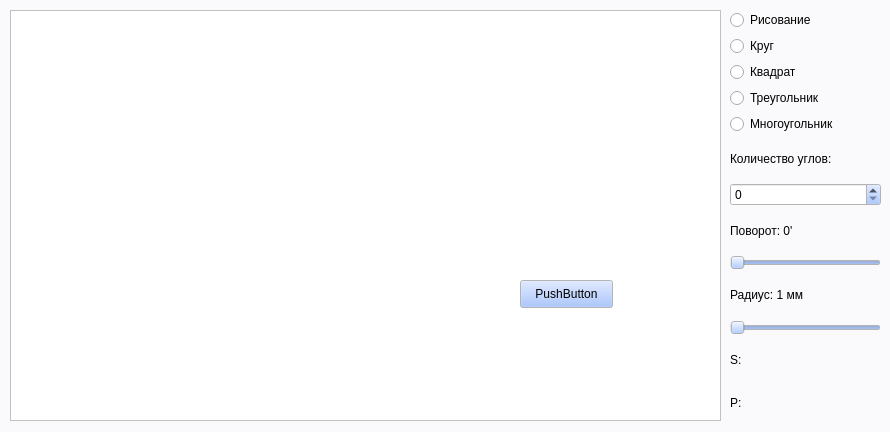
<?xml version="1.0" encoding="UTF-8"?>
<ui version="4.0">
 <class>MainWindow</class>
 <widget class="QMainWindow" name="MainWindow">
  <property name="geometry">
   <rect>
    <x>0</x>
    <y>0</y>
    <width>890</width>
    <height>432</height>
   </rect>
  </property>
  <property name="palette">
   <palette>
    <active>
     <colorrole role="WindowText">
      <brush brushstyle="SolidPattern">
       <color alpha="255">
        <red>0</red>
        <green>0</green>
        <blue>0</blue>
       </color>
      </brush>
     </colorrole>
     <colorrole role="Button">
      <brush brushstyle="SolidPattern">
       <color alpha="255">
        <red>147</red>
        <green>183</green>
        <blue>255</blue>
       </color>
      </brush>
     </colorrole>
     <colorrole role="Light">
      <brush brushstyle="SolidPattern">
       <color alpha="255">
        <red>255</red>
        <green>255</green>
        <blue>255</blue>
       </color>
      </brush>
     </colorrole>
     <colorrole role="Midlight">
      <brush brushstyle="SolidPattern">
       <color alpha="255">
        <red>201</red>
        <green>219</green>
        <blue>255</blue>
       </color>
      </brush>
     </colorrole>
     <colorrole role="Dark">
      <brush brushstyle="SolidPattern">
       <color alpha="255">
        <red>73</red>
        <green>91</green>
        <blue>127</blue>
       </color>
      </brush>
     </colorrole>
     <colorrole role="Mid">
      <brush brushstyle="SolidPattern">
       <color alpha="255">
        <red>98</red>
        <green>122</green>
        <blue>170</blue>
       </color>
      </brush>
     </colorrole>
     <colorrole role="Text">
      <brush brushstyle="SolidPattern">
       <color alpha="255">
        <red>0</red>
        <green>0</green>
        <blue>0</blue>
       </color>
      </brush>
     </colorrole>
     <colorrole role="BrightText">
      <brush brushstyle="SolidPattern">
       <color alpha="255">
        <red>255</red>
        <green>255</green>
        <blue>255</blue>
       </color>
      </brush>
     </colorrole>
     <colorrole role="ButtonText">
      <brush brushstyle="SolidPattern">
       <color alpha="255">
        <red>0</red>
        <green>0</green>
        <blue>0</blue>
       </color>
      </brush>
     </colorrole>
     <colorrole role="Base">
      <brush brushstyle="SolidPattern">
       <color alpha="255">
        <red>255</red>
        <green>255</green>
        <blue>255</blue>
       </color>
      </brush>
     </colorrole>
     <colorrole role="Window">
      <brush brushstyle="SolidPattern">
       <color alpha="255">
        <red>250</red>
        <green>250</green>
        <blue>252</blue>
       </color>
      </brush>
     </colorrole>
     <colorrole role="Shadow">
      <brush brushstyle="SolidPattern">
       <color alpha="255">
        <red>0</red>
        <green>0</green>
        <blue>0</blue>
       </color>
      </brush>
     </colorrole>
     <colorrole role="AlternateBase">
      <brush brushstyle="SolidPattern">
       <color alpha="255">
        <red>201</red>
        <green>219</green>
        <blue>255</blue>
       </color>
      </brush>
     </colorrole>
     <colorrole role="ToolTipBase">
      <brush brushstyle="SolidPattern">
       <color alpha="255">
        <red>255</red>
        <green>255</green>
        <blue>220</blue>
       </color>
      </brush>
     </colorrole>
     <colorrole role="ToolTipText">
      <brush brushstyle="SolidPattern">
       <color alpha="255">
        <red>0</red>
        <green>0</green>
        <blue>0</blue>
       </color>
      </brush>
     </colorrole>
     <colorrole role="PlaceholderText">
      <brush brushstyle="SolidPattern">
       <color alpha="128">
        <red>0</red>
        <green>0</green>
        <blue>0</blue>
       </color>
      </brush>
     </colorrole>
    </active>
    <inactive>
     <colorrole role="WindowText">
      <brush brushstyle="SolidPattern">
       <color alpha="255">
        <red>0</red>
        <green>0</green>
        <blue>0</blue>
       </color>
      </brush>
     </colorrole>
     <colorrole role="Button">
      <brush brushstyle="SolidPattern">
       <color alpha="255">
        <red>147</red>
        <green>183</green>
        <blue>255</blue>
       </color>
      </brush>
     </colorrole>
     <colorrole role="Light">
      <brush brushstyle="SolidPattern">
       <color alpha="255">
        <red>255</red>
        <green>255</green>
        <blue>255</blue>
       </color>
      </brush>
     </colorrole>
     <colorrole role="Midlight">
      <brush brushstyle="SolidPattern">
       <color alpha="255">
        <red>201</red>
        <green>219</green>
        <blue>255</blue>
       </color>
      </brush>
     </colorrole>
     <colorrole role="Dark">
      <brush brushstyle="SolidPattern">
       <color alpha="255">
        <red>73</red>
        <green>91</green>
        <blue>127</blue>
       </color>
      </brush>
     </colorrole>
     <colorrole role="Mid">
      <brush brushstyle="SolidPattern">
       <color alpha="255">
        <red>98</red>
        <green>122</green>
        <blue>170</blue>
       </color>
      </brush>
     </colorrole>
     <colorrole role="Text">
      <brush brushstyle="SolidPattern">
       <color alpha="255">
        <red>0</red>
        <green>0</green>
        <blue>0</blue>
       </color>
      </brush>
     </colorrole>
     <colorrole role="BrightText">
      <brush brushstyle="SolidPattern">
       <color alpha="255">
        <red>255</red>
        <green>255</green>
        <blue>255</blue>
       </color>
      </brush>
     </colorrole>
     <colorrole role="ButtonText">
      <brush brushstyle="SolidPattern">
       <color alpha="255">
        <red>0</red>
        <green>0</green>
        <blue>0</blue>
       </color>
      </brush>
     </colorrole>
     <colorrole role="Base">
      <brush brushstyle="SolidPattern">
       <color alpha="255">
        <red>255</red>
        <green>255</green>
        <blue>255</blue>
       </color>
      </brush>
     </colorrole>
     <colorrole role="Window">
      <brush brushstyle="SolidPattern">
       <color alpha="255">
        <red>250</red>
        <green>250</green>
        <blue>252</blue>
       </color>
      </brush>
     </colorrole>
     <colorrole role="Shadow">
      <brush brushstyle="SolidPattern">
       <color alpha="255">
        <red>0</red>
        <green>0</green>
        <blue>0</blue>
       </color>
      </brush>
     </colorrole>
     <colorrole role="AlternateBase">
      <brush brushstyle="SolidPattern">
       <color alpha="255">
        <red>201</red>
        <green>219</green>
        <blue>255</blue>
       </color>
      </brush>
     </colorrole>
     <colorrole role="ToolTipBase">
      <brush brushstyle="SolidPattern">
       <color alpha="255">
        <red>255</red>
        <green>255</green>
        <blue>220</blue>
       </color>
      </brush>
     </colorrole>
     <colorrole role="ToolTipText">
      <brush brushstyle="SolidPattern">
       <color alpha="255">
        <red>0</red>
        <green>0</green>
        <blue>0</blue>
       </color>
      </brush>
     </colorrole>
     <colorrole role="PlaceholderText">
      <brush brushstyle="SolidPattern">
       <color alpha="128">
        <red>0</red>
        <green>0</green>
        <blue>0</blue>
       </color>
      </brush>
     </colorrole>
    </inactive>
    <disabled>
     <colorrole role="WindowText">
      <brush brushstyle="SolidPattern">
       <color alpha="255">
        <red>73</red>
        <green>91</green>
        <blue>127</blue>
       </color>
      </brush>
     </colorrole>
     <colorrole role="Button">
      <brush brushstyle="SolidPattern">
       <color alpha="255">
        <red>147</red>
        <green>183</green>
        <blue>255</blue>
       </color>
      </brush>
     </colorrole>
     <colorrole role="Light">
      <brush brushstyle="SolidPattern">
       <color alpha="255">
        <red>255</red>
        <green>255</green>
        <blue>255</blue>
       </color>
      </brush>
     </colorrole>
     <colorrole role="Midlight">
      <brush brushstyle="SolidPattern">
       <color alpha="255">
        <red>201</red>
        <green>219</green>
        <blue>255</blue>
       </color>
      </brush>
     </colorrole>
     <colorrole role="Dark">
      <brush brushstyle="SolidPattern">
       <color alpha="255">
        <red>73</red>
        <green>91</green>
        <blue>127</blue>
       </color>
      </brush>
     </colorrole>
     <colorrole role="Mid">
      <brush brushstyle="SolidPattern">
       <color alpha="255">
        <red>98</red>
        <green>122</green>
        <blue>170</blue>
       </color>
      </brush>
     </colorrole>
     <colorrole role="Text">
      <brush brushstyle="SolidPattern">
       <color alpha="255">
        <red>73</red>
        <green>91</green>
        <blue>127</blue>
       </color>
      </brush>
     </colorrole>
     <colorrole role="BrightText">
      <brush brushstyle="SolidPattern">
       <color alpha="255">
        <red>255</red>
        <green>255</green>
        <blue>255</blue>
       </color>
      </brush>
     </colorrole>
     <colorrole role="ButtonText">
      <brush brushstyle="SolidPattern">
       <color alpha="255">
        <red>73</red>
        <green>91</green>
        <blue>127</blue>
       </color>
      </brush>
     </colorrole>
     <colorrole role="Base">
      <brush brushstyle="SolidPattern">
       <color alpha="255">
        <red>250</red>
        <green>250</green>
        <blue>252</blue>
       </color>
      </brush>
     </colorrole>
     <colorrole role="Window">
      <brush brushstyle="SolidPattern">
       <color alpha="255">
        <red>250</red>
        <green>250</green>
        <blue>252</blue>
       </color>
      </brush>
     </colorrole>
     <colorrole role="Shadow">
      <brush brushstyle="SolidPattern">
       <color alpha="255">
        <red>0</red>
        <green>0</green>
        <blue>0</blue>
       </color>
      </brush>
     </colorrole>
     <colorrole role="AlternateBase">
      <brush brushstyle="SolidPattern">
       <color alpha="255">
        <red>147</red>
        <green>183</green>
        <blue>255</blue>
       </color>
      </brush>
     </colorrole>
     <colorrole role="ToolTipBase">
      <brush brushstyle="SolidPattern">
       <color alpha="255">
        <red>255</red>
        <green>255</green>
        <blue>220</blue>
       </color>
      </brush>
     </colorrole>
     <colorrole role="ToolTipText">
      <brush brushstyle="SolidPattern">
       <color alpha="255">
        <red>0</red>
        <green>0</green>
        <blue>0</blue>
       </color>
      </brush>
     </colorrole>
     <colorrole role="PlaceholderText">
      <brush brushstyle="SolidPattern">
       <color alpha="128">
        <red>0</red>
        <green>0</green>
        <blue>0</blue>
       </color>
      </brush>
     </colorrole>
    </disabled>
   </palette>
  </property>
  <property name="windowTitle">
   <string>MainWindow</string>
  </property>
  <widget class="QWidget" name="centralwidget">
   <widget class="QGraphicsView" name="graphicsView">
    <property name="geometry">
     <rect>
      <x>10</x>
      <y>10</y>
      <width>711</width>
      <height>411</height>
     </rect>
    </property>
    <property name="palette">
     <palette>
      <active>
       <colorrole role="WindowText">
        <brush brushstyle="SolidPattern">
         <color alpha="255">
          <red>0</red>
          <green>0</green>
          <blue>0</blue>
         </color>
        </brush>
       </colorrole>
       <colorrole role="Button">
        <brush brushstyle="SolidPattern">
         <color alpha="255">
          <red>159</red>
          <green>245</green>
          <blue>232</blue>
         </color>
        </brush>
       </colorrole>
       <colorrole role="Light">
        <brush brushstyle="SolidPattern">
         <color alpha="255">
          <red>255</red>
          <green>255</green>
          <blue>255</blue>
         </color>
        </brush>
       </colorrole>
       <colorrole role="Midlight">
        <brush brushstyle="SolidPattern">
         <color alpha="255">
          <red>207</red>
          <green>250</green>
          <blue>243</blue>
         </color>
        </brush>
       </colorrole>
       <colorrole role="Dark">
        <brush brushstyle="SolidPattern">
         <color alpha="255">
          <red>79</red>
          <green>122</green>
          <blue>116</blue>
         </color>
        </brush>
       </colorrole>
       <colorrole role="Mid">
        <brush brushstyle="SolidPattern">
         <color alpha="255">
          <red>106</red>
          <green>163</green>
          <blue>155</blue>
         </color>
        </brush>
       </colorrole>
       <colorrole role="Text">
        <brush brushstyle="SolidPattern">
         <color alpha="255">
          <red>0</red>
          <green>0</green>
          <blue>0</blue>
         </color>
        </brush>
       </colorrole>
       <colorrole role="BrightText">
        <brush brushstyle="SolidPattern">
         <color alpha="255">
          <red>255</red>
          <green>255</green>
          <blue>255</blue>
         </color>
        </brush>
       </colorrole>
       <colorrole role="ButtonText">
        <brush brushstyle="SolidPattern">
         <color alpha="255">
          <red>0</red>
          <green>0</green>
          <blue>0</blue>
         </color>
        </brush>
       </colorrole>
       <colorrole role="Base">
        <brush brushstyle="SolidPattern">
         <color alpha="255">
          <red>255</red>
          <green>255</green>
          <blue>255</blue>
         </color>
        </brush>
       </colorrole>
       <colorrole role="Window">
        <brush brushstyle="SolidPattern">
         <color alpha="255">
          <red>250</red>
          <green>250</green>
          <blue>252</blue>
         </color>
        </brush>
       </colorrole>
       <colorrole role="Shadow">
        <brush brushstyle="SolidPattern">
         <color alpha="255">
          <red>0</red>
          <green>0</green>
          <blue>0</blue>
         </color>
        </brush>
       </colorrole>
       <colorrole role="AlternateBase">
        <brush brushstyle="SolidPattern">
         <color alpha="255">
          <red>207</red>
          <green>250</green>
          <blue>243</blue>
         </color>
        </brush>
       </colorrole>
       <colorrole role="ToolTipBase">
        <brush brushstyle="SolidPattern">
         <color alpha="255">
          <red>255</red>
          <green>255</green>
          <blue>220</blue>
         </color>
        </brush>
       </colorrole>
       <colorrole role="ToolTipText">
        <brush brushstyle="SolidPattern">
         <color alpha="255">
          <red>0</red>
          <green>0</green>
          <blue>0</blue>
         </color>
        </brush>
       </colorrole>
       <colorrole role="PlaceholderText">
        <brush brushstyle="SolidPattern">
         <color alpha="128">
          <red>0</red>
          <green>0</green>
          <blue>0</blue>
         </color>
        </brush>
       </colorrole>
      </active>
      <inactive>
       <colorrole role="WindowText">
        <brush brushstyle="SolidPattern">
         <color alpha="255">
          <red>0</red>
          <green>0</green>
          <blue>0</blue>
         </color>
        </brush>
       </colorrole>
       <colorrole role="Button">
        <brush brushstyle="SolidPattern">
         <color alpha="255">
          <red>159</red>
          <green>245</green>
          <blue>232</blue>
         </color>
        </brush>
       </colorrole>
       <colorrole role="Light">
        <brush brushstyle="SolidPattern">
         <color alpha="255">
          <red>255</red>
          <green>255</green>
          <blue>255</blue>
         </color>
        </brush>
       </colorrole>
       <colorrole role="Midlight">
        <brush brushstyle="SolidPattern">
         <color alpha="255">
          <red>207</red>
          <green>250</green>
          <blue>243</blue>
         </color>
        </brush>
       </colorrole>
       <colorrole role="Dark">
        <brush brushstyle="SolidPattern">
         <color alpha="255">
          <red>79</red>
          <green>122</green>
          <blue>116</blue>
         </color>
        </brush>
       </colorrole>
       <colorrole role="Mid">
        <brush brushstyle="SolidPattern">
         <color alpha="255">
          <red>106</red>
          <green>163</green>
          <blue>155</blue>
         </color>
        </brush>
       </colorrole>
       <colorrole role="Text">
        <brush brushstyle="SolidPattern">
         <color alpha="255">
          <red>0</red>
          <green>0</green>
          <blue>0</blue>
         </color>
        </brush>
       </colorrole>
       <colorrole role="BrightText">
        <brush brushstyle="SolidPattern">
         <color alpha="255">
          <red>255</red>
          <green>255</green>
          <blue>255</blue>
         </color>
        </brush>
       </colorrole>
       <colorrole role="ButtonText">
        <brush brushstyle="SolidPattern">
         <color alpha="255">
          <red>0</red>
          <green>0</green>
          <blue>0</blue>
         </color>
        </brush>
       </colorrole>
       <colorrole role="Base">
        <brush brushstyle="SolidPattern">
         <color alpha="255">
          <red>255</red>
          <green>255</green>
          <blue>255</blue>
         </color>
        </brush>
       </colorrole>
       <colorrole role="Window">
        <brush brushstyle="SolidPattern">
         <color alpha="255">
          <red>250</red>
          <green>250</green>
          <blue>252</blue>
         </color>
        </brush>
       </colorrole>
       <colorrole role="Shadow">
        <brush brushstyle="SolidPattern">
         <color alpha="255">
          <red>0</red>
          <green>0</green>
          <blue>0</blue>
         </color>
        </brush>
       </colorrole>
       <colorrole role="AlternateBase">
        <brush brushstyle="SolidPattern">
         <color alpha="255">
          <red>207</red>
          <green>250</green>
          <blue>243</blue>
         </color>
        </brush>
       </colorrole>
       <colorrole role="ToolTipBase">
        <brush brushstyle="SolidPattern">
         <color alpha="255">
          <red>255</red>
          <green>255</green>
          <blue>220</blue>
         </color>
        </brush>
       </colorrole>
       <colorrole role="ToolTipText">
        <brush brushstyle="SolidPattern">
         <color alpha="255">
          <red>0</red>
          <green>0</green>
          <blue>0</blue>
         </color>
        </brush>
       </colorrole>
       <colorrole role="PlaceholderText">
        <brush brushstyle="SolidPattern">
         <color alpha="128">
          <red>0</red>
          <green>0</green>
          <blue>0</blue>
         </color>
        </brush>
       </colorrole>
      </inactive>
      <disabled>
       <colorrole role="WindowText">
        <brush brushstyle="SolidPattern">
         <color alpha="255">
          <red>79</red>
          <green>122</green>
          <blue>116</blue>
         </color>
        </brush>
       </colorrole>
       <colorrole role="Button">
        <brush brushstyle="SolidPattern">
         <color alpha="255">
          <red>159</red>
          <green>245</green>
          <blue>232</blue>
         </color>
        </brush>
       </colorrole>
       <colorrole role="Light">
        <brush brushstyle="SolidPattern">
         <color alpha="255">
          <red>255</red>
          <green>255</green>
          <blue>255</blue>
         </color>
        </brush>
       </colorrole>
       <colorrole role="Midlight">
        <brush brushstyle="SolidPattern">
         <color alpha="255">
          <red>207</red>
          <green>250</green>
          <blue>243</blue>
         </color>
        </brush>
       </colorrole>
       <colorrole role="Dark">
        <brush brushstyle="SolidPattern">
         <color alpha="255">
          <red>79</red>
          <green>122</green>
          <blue>116</blue>
         </color>
        </brush>
       </colorrole>
       <colorrole role="Mid">
        <brush brushstyle="SolidPattern">
         <color alpha="255">
          <red>106</red>
          <green>163</green>
          <blue>155</blue>
         </color>
        </brush>
       </colorrole>
       <colorrole role="Text">
        <brush brushstyle="SolidPattern">
         <color alpha="255">
          <red>79</red>
          <green>122</green>
          <blue>116</blue>
         </color>
        </brush>
       </colorrole>
       <colorrole role="BrightText">
        <brush brushstyle="SolidPattern">
         <color alpha="255">
          <red>255</red>
          <green>255</green>
          <blue>255</blue>
         </color>
        </brush>
       </colorrole>
       <colorrole role="ButtonText">
        <brush brushstyle="SolidPattern">
         <color alpha="255">
          <red>79</red>
          <green>122</green>
          <blue>116</blue>
         </color>
        </brush>
       </colorrole>
       <colorrole role="Base">
        <brush brushstyle="SolidPattern">
         <color alpha="255">
          <red>250</red>
          <green>250</green>
          <blue>252</blue>
         </color>
        </brush>
       </colorrole>
       <colorrole role="Window">
        <brush brushstyle="SolidPattern">
         <color alpha="255">
          <red>250</red>
          <green>250</green>
          <blue>252</blue>
         </color>
        </brush>
       </colorrole>
       <colorrole role="Shadow">
        <brush brushstyle="SolidPattern">
         <color alpha="255">
          <red>0</red>
          <green>0</green>
          <blue>0</blue>
         </color>
        </brush>
       </colorrole>
       <colorrole role="AlternateBase">
        <brush brushstyle="SolidPattern">
         <color alpha="255">
          <red>159</red>
          <green>245</green>
          <blue>232</blue>
         </color>
        </brush>
       </colorrole>
       <colorrole role="ToolTipBase">
        <brush brushstyle="SolidPattern">
         <color alpha="255">
          <red>255</red>
          <green>255</green>
          <blue>220</blue>
         </color>
        </brush>
       </colorrole>
       <colorrole role="ToolTipText">
        <brush brushstyle="SolidPattern">
         <color alpha="255">
          <red>0</red>
          <green>0</green>
          <blue>0</blue>
         </color>
        </brush>
       </colorrole>
       <colorrole role="PlaceholderText">
        <brush brushstyle="SolidPattern">
         <color alpha="128">
          <red>0</red>
          <green>0</green>
          <blue>0</blue>
         </color>
        </brush>
       </colorrole>
      </disabled>
     </palette>
    </property>
   </widget>
   <widget class="QWidget" name="layoutWidget">
    <property name="geometry">
     <rect>
      <x>730</x>
      <y>10</y>
      <width>151</width>
      <height>411</height>
     </rect>
    </property>
    <layout class="QVBoxLayout" name="verticalLayout_4">
     <item>
      <widget class="QRadioButton" name="radioButtonFigure">
       <property name="text">
        <string>Рисование</string>
       </property>
      </widget>
     </item>
     <item>
      <widget class="QRadioButton" name="radioButtonCircle">
       <property name="text">
        <string>Круг</string>
       </property>
      </widget>
     </item>
     <item>
      <widget class="QRadioButton" name="radioButtonSquare">
       <property name="text">
        <string>Квадрат</string>
       </property>
      </widget>
     </item>
     <item>
      <widget class="QRadioButton" name="radioButtonTriangle">
       <property name="text">
        <string>Треугольник</string>
       </property>
      </widget>
     </item>
     <item>
      <widget class="QRadioButton" name="radioButtonPolygon">
       <property name="text">
        <string>Многоугольник</string>
       </property>
      </widget>
     </item>
     <item>
      <widget class="QLabel" name="labelAnglesNumber">
       <property name="text">
        <string>Количество углов:</string>
       </property>
      </widget>
     </item>
     <item>
      <widget class="QSpinBox" name="spinBox">
       <property name="minimum">
        <number>0</number>
       </property>
       <property name="maximum">
        <number>30</number>
       </property>
       <property name="singleStep">
        <number>1</number>
       </property>
      </widget>
     </item>
     <item>
      <widget class="QLabel" name="labelRotation">
       <property name="text">
        <string>Поворот: 0'</string>
       </property>
      </widget>
     </item>
     <item>
      <widget class="QSlider" name="horizontalSliderRotation">
       <property name="minimum">
        <number>0</number>
       </property>
       <property name="maximum">
        <number>360</number>
       </property>
       <property name="orientation">
        <enum>Qt::Horizontal</enum>
       </property>
      </widget>
     </item>
     <item>
      <widget class="QLabel" name="labelSize">
       <property name="text">
        <string>Радиус: 1 мм</string>
       </property>
      </widget>
     </item>
     <item>
      <widget class="QSlider" name="horizontalSliderSize">
       <property name="minimum">
        <number>6</number>
       </property>
       <property name="maximum">
        <number>180</number>
       </property>
       <property name="orientation">
        <enum>Qt::Horizontal</enum>
       </property>
      </widget>
     </item>
     <item>
      <widget class="QLabel" name="labelArea">
       <property name="text">
        <string>S:</string>
       </property>
      </widget>
     </item>
     <item>
      <widget class="QLabel" name="labelPerimeter">
       <property name="text">
        <string>P:</string>
       </property>
      </widget>
     </item>
    </layout>
   </widget>
   <widget class="QPushButton" name="a1">
    <property name="geometry">
     <rect>
      <x>520</x>
      <y>280</y>
      <width>93</width>
      <height>28</height>
     </rect>
    </property>
    <property name="text">
     <string>PushButton</string>
    </property>
   </widget>
  </widget>
 </widget>
 <resources/>
 <connections/>
</ui>
